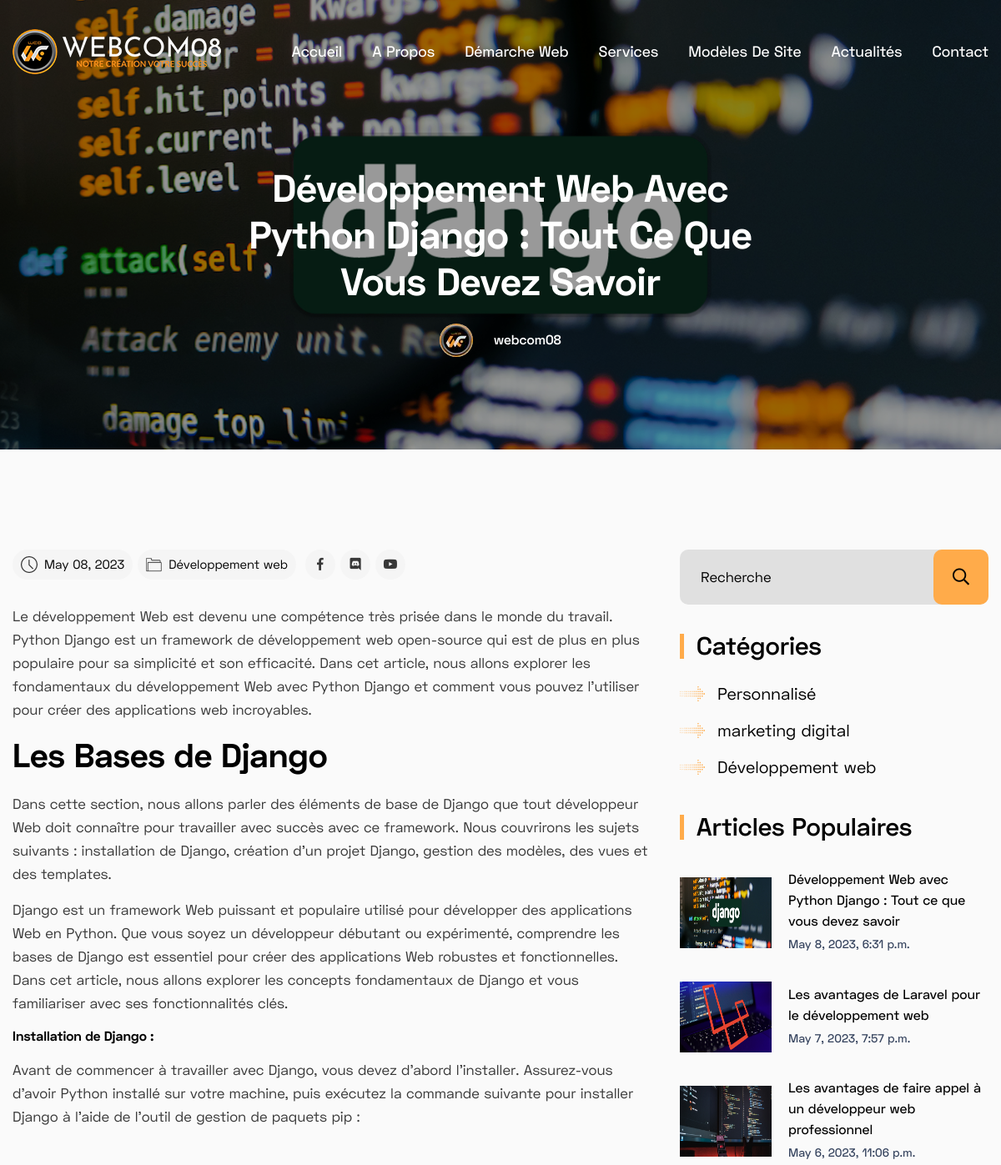
/actualités/developpement-web-avec-python-django-tout-ce-que (upper part), run on an earlier commit of the app's database.
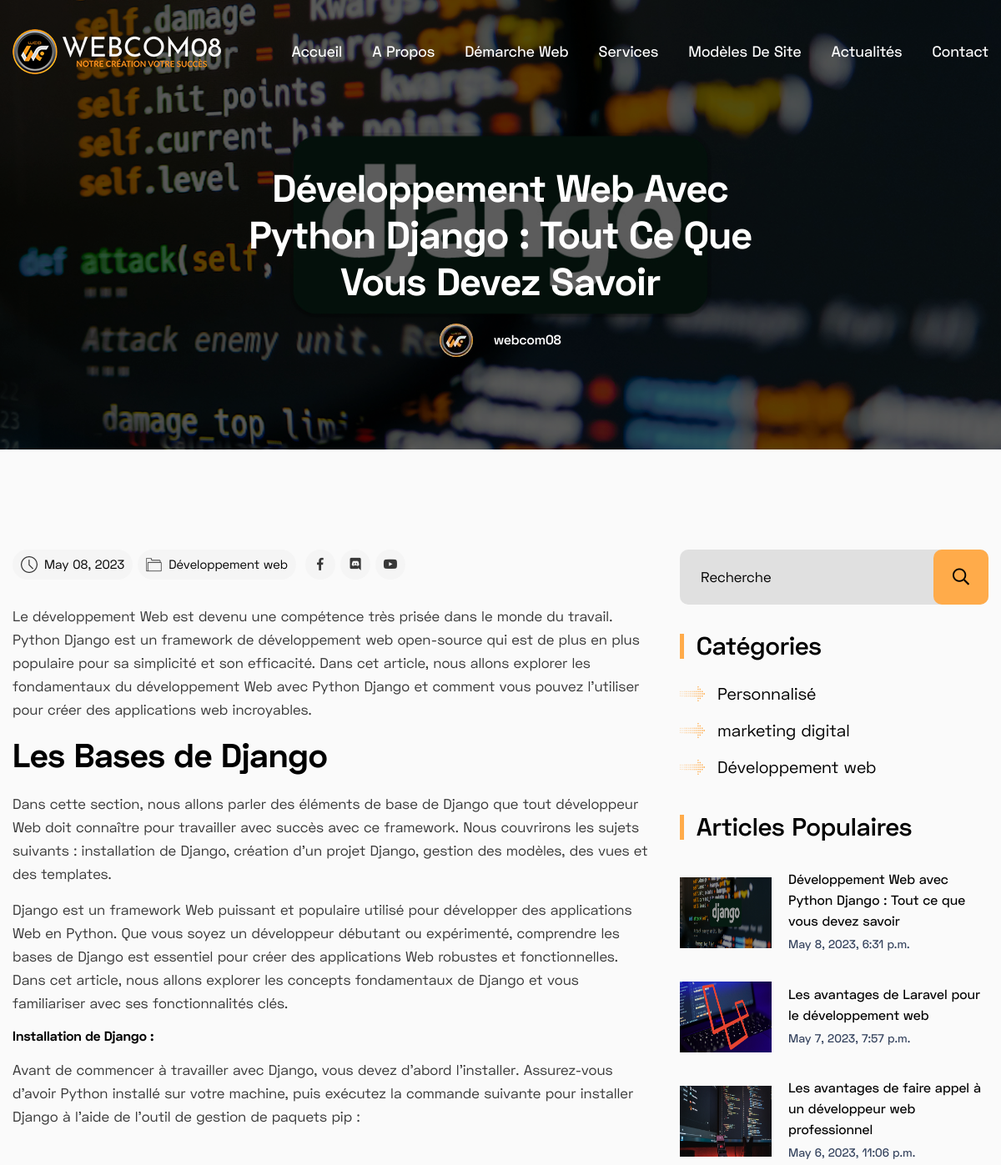
And on a later commit of the database.
### homepage/models.py (models this page shows, shortened)
class SiteSetting(models.Model):
    STATUS = (
        ('True', 'True'),
        ('False', 'False'),
    )
    title = models.CharField(max_length=200)
    meta_keyword = models.CharField(max_length=200)
    meta_description = models.TextField()
    address = models.CharField(max_length=200)
    phone = models.IntegerField()
    email = models.EmailField(blank=True, null=True, max_length=50)
    logo = models.ImageField(blank=True, null=True, upload_to='icon/')
    favicon = models.ImageField(blank=True, null=True, upload_to='icon/')
    facebook = models.URLField(blank=True, max_length=500)
    discord = models.URLField(blank=True, max_length=500)
    youtube = models.URLField(blank=True, max_length=500)
    contact = models.TextField()
    status = models.CharField(max_length=50, choices=STATUS)
    created_at = models.DateTimeField(auto_now_add=True)
    updated_at = models.DateTimeField(auto_now=True)

### blog/models.py (models this page shows, shortened)
class BlogPost(models.Model):
    post_id = models.AutoField(primary_key=True,)
    title = models.CharField(max_length=100)
    meta_description = models.CharField(max_length=155)
    meta_tags = models.CharField(max_length=200)
    content = models.TextField()
    slug = models.SlugField(null=True, unique=True)
    image = models.ImageField(upload_to='blogimage/')
    cat = models.ForeignKey(PostCategory, on_delete=models.CASCADE)
    author = models.ForeignKey(PostAuthor,null=True, on_delete=models.CASCADE)
    add_date = models.DateTimeField(auto_now_add=True, null=True)

class PostAuthor(models.Model):
    auth_id = models.AutoField(primary_key=True)
    name = models.CharField(max_length=100)
    email = models.EmailField(max_length=200)
    image = ProcessedImageField(upload_to='authimage/',
                                   processors=[ResizeToFill(40, 40)],
                                   format='JPEG',
                                   options={'quality':80})
    def __str__(self):
        return self.name

class PostCategory(models.Model):
    cat_id = models.AutoField(primary_key=True)
    title = models.CharField(max_length=100)
    meta_description = models.CharField(max_length=80)
    meta_tags = models.CharField(max_length=200)
    description =models.TextField()
    cat_slug = models.SlugField(null=True, unique=True)
    image = models.ImageField(upload_to='category/')
    add_date = models.DateTimeField(auto_now_add=True, null=True)
    def __str__(self):
        return self.title

### blog/templates/blog-single.html (shortened to what the changed rows need)
{% extends 'base.html' %}
{% load static %}
{% block blog_details %}
    <div class="page-title-area page-title-2-area">
        <div class="section__bg" style="background-image: url('{{blogd.image.url}}');"></div>
        <div class="container">
            <div class="row justify-content-center">
                <div class="col-lg-7">
                    <div class="page-title-content page-title-content-2 text-center">
                        <h3 class="title">{{blogd.title}}</h3>
                        <div class="info">
                            <img src="{{blogd.author.image.url}}" style="border-radius:40px;" alt="{{blogd.title}}">
                            <h5 class="title">{{blogd.author}}</h5>
                        </div>
                    </div>
                </div>
            </div>
        </div>
    </div>
        <div class="container pt-20">
        </div>
    <section class="single-post-area pt-70">
        <div class="container">
            <div class="row justify-content-center">
                <div class="col-lg-8">
                    <div class="single-post-content mt-30">
                        <div class="single-post-topbar">
                            <ul>
                                <li><img src="{% static 'images/icon/post-icon-1.png' %}" alt="post icon one"> {{blogd.add_date | date:"M d, Y"}}</li>
                                <li><img src="{% static 'images/icon/post-icon-2.png' %}" alt="post icon two"> {{blogd.cat}}</li>
                            </ul>
                            <div class="social">
                                <ul>
                                    <li><a href="{{settings.facebook}}" target="_blank"><i class="fab fa-facebook-f"></i></a></li>
                                    <li><a href="{{settings.discord}}" target="_blank"><i class="fab fa-discord"></i></a></li>
                                    <li><a href="{{settings.youtube}}" target="_blank"><i class="fab fa-youtube"></i></a></li>
                                </ul>
                            </div>
                        </div>
                        <div class="post-content">
                            <div class="text mt-30">
                                <p>{{blogd.content | safe}}</p>
                            </div>
                        </div>
                    </div>
                </div>
                <div class="col-lg-4 col-md-6 col-sm-8">
                    <div class="single-post-sidebar mt-30">
                        <div class="sidebar-search">
                            <form action="{% url 'blog_search' %}" method="get">
                                <div class="input-box">
                                    <input type="text" name="q" placeholder="Recherche">
                                    <button type="submit"><i class="far fa-search"></i></button>
                                </div>
                            </form>
                        </div>
                        <div class="sidebar-categories mt-30">
                            <h4 class="title">Catégories</h4>
                            {% for pcat in pcat %}
                            <ul>
                                <li><a href="{%url 'category' pcat.cat_slug %}"><img src="{% static 'images/post-arrow.png' %}" alt="post arrow one"> {{pcat.title}} </a></li>
                            </ul>
                            {% endfor %}
                        </div>
                        <div class="sidebar-post mt-30">
                            <h4 class="title">Articles Populaires</h4>
                            <div class="post-items">
                                {% for homeblogs in homeblogs %}
                                <div class="item mt-30">
                                    <div class="thumb">
                                        <img src="{{homeblogs.image.url}}" style="height:85px; width:110px" alt="{{homeblogs.title}}">
                                    </div>
                                    <div class="content">
                                        <a href="{% url 'blog_detail' homeblogs.slug %}"><h5 class="title">{{homeblogs.title}}</h5></a>
                                        <span>{{homeblogs.add_date}}</span>
                                    </div>
                                </div>
                                {% endfor %}
                            </div>
                        </div>
                    </div>
                </div>
            </div>
        </div>
    </section>
    {% endblock blog_details %}

### homepage/templates/base.html (shortened to what this page needs)
{% load static %}
{% for settings in settings %}
<!doctype html>
<html lang="en">
<head>
    <link rel="stylesheet" href="{% static 'css/bootstrap.min.css' %}">
    <link rel="stylesheet" href="{% static 'css/bootstrap.min.css' %}">
    <link rel="stylesheet" href="{% static 'css/font-awesome.min.css' %}">
    <link rel="stylesheet" href="{% static 'css/magnific-popup.css' %}">
    <link rel="stylesheet" href="{% static 'css/animate.min.css' %}">
    <link rel="stylesheet" href="{% static 'css/slick.css' %}">
    <link rel="stylesheet" href="{% static 'css/default.css' %}">
    <link rel="stylesheet" href="{% static 'css/page.css' %}">
    <link rel="stylesheet" href="{% static 'css/style.css' %}">
    <link rel="stylesheet" href="{% static 'css/gallery.css' %}">
    <link href="https://getbootstrap.com/docs/5.2/assets/css/docs.css" rel="stylesheet">
</head>
<body>
    <header class="header-area">
        <div class="header-nav">
            <div class="container">
                <div class="row">
                    <div class="col-lg-12">
                        <div class="navigation">
                            <nav class="navbar navbar-expand-lg navbar-light ">
                                <a class="navbar-brand" width="107" height="90" href="{% url 'home' %}"><img src="{{settings.logo.url}}" alt="{{settings.title}} one"></a>
                                <div class="collapse navbar-collapse sub-menu-bar" id="navbarSupportedContent">
                                    <ul class="navbar-nav ml-auto">
                                        <li class="nav-item active">
                                            <a class="nav-link" href="{% url 'home' %}">Accueil</a>
                                        </li>
                                        <li class="nav-item">
                                            <a class="nav-link" href="{% url 'about' %}">A propos</a>
                                        </li>
                                        <li class="nav-item">
                                            <a class="nav-link" href="{% url 'webapproach' %}">Démarche Web</a>
                                        </li>
                                        <li class="nav-item">
                                            <a class="nav-link" href="{% url 'service' %}">Services</a>
                                        </li>
                                        <li class="nav-item">
                                            <a class="nav-link" href="{% url 'portfolio' %}">Modèles de Site</a>
                                        </li>
                                        <li class="nav-item">
                                            <a class="nav-link" href="{% url 'blog' %}">Actualités</a>
                                        </li>
                                        <li class="nav-item">
                                            <a class="nav-link" href="{% url 'contact' %}">Contact</a>
                                        </li>
                                    </ul>
                                </div>
                            </nav>
                        </div>
                    </div>
                </div>
            </div>
        </div>
    </header>
{% block blog_details %}
{% endblock blog_details %}
    {% endfor %}
</body>
</html>

What changed in the data, as far as the page shows it:
changed through a linked row, SiteSetting: image: a different picture
changed BlogPost "Développement Web avec Python Django : Tout ce que vous devez savoir": image: a different picture
